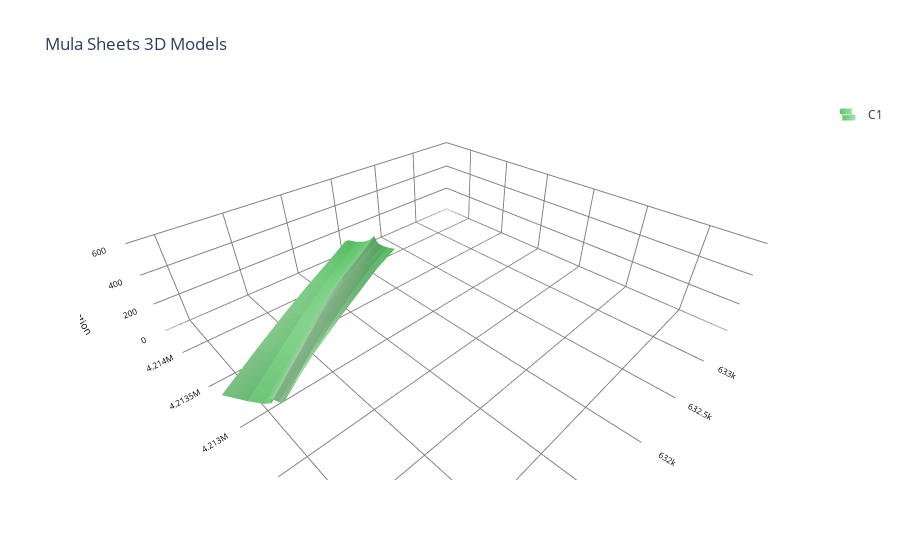

The notebook cell saved with this chart:
### Code cell
fig=go.Figure(tC11)

camera = dict(up=dict(x=0, y=0, z=1),
              center=dict(x=0, y=0, z=0),
               eye=dict(x=-1.25, y=-1.25, z=1.25) )
fig.update_layout(
    legend=go.layout.Legend(
        itemsizing='constant'  # Set the itemsizing attribute to 'constant'
    ))

fig.update_layout( title="Mula Sheets 3D Models",
                  #paper_bgcolor = 'black',
                 scene = dict(
                     xaxis=dict(title='UTM_X', 
                                tickfont = dict(size = 10,color = 'black'),
                                title_font_size=10,
                                titlefont_color='black', 
                                range=[cotasxy[0],cotasxy[1]],
                                backgroundcolor='white',
                                color='black',
                                gridcolor='gray'),
                     yaxis=dict(title='UTM_Y',
                                tickfont = dict(size = 10,color = 'black'),
                                title_font_size=10,
                                titlefont_color='black', 
                                range=[cotasxy[2],cotasxy[3]],  
                                backgroundcolor='white',
                                color='black',
                                gridcolor='gray'),
                      zaxis=dict(nticks=4,
                                tickfont = dict(size = 10,color = 'black'),
                                title='Elevation', 
                                title_font_size=10,
                                titlefont_color='black', 
                                range=[0,600],
                                backgroundcolor='white',
                                color='black', 
                                gridcolor='gray'),
                     aspectratio=dict(x=2, y=2, z=0.5)),
                     #aspectmode='data'),
                     scene_camera= camera,
                 ) 
              
fig.show()
go_offline.plot(fig,filename=FIGURESDIR+'C1_1.html',validate=True, auto_open=False)

### Figure 1 — Plotly figure (JSON) as saved in the notebook; plotly's stock layout.template omitted (floating-point values rounded to 4 significant figures)
{"data": [{"colorscale": [[0, "#59c464"], [0.3, "#73cd7d"], [0.6, "#8ed695"], [1, "#a8e0ae"]], "legendgroup": "C1", "name": "C1", "opacity": 1, "showlegend": true, "showscale": false, "type": "surface", "x": [[630300.0, 630400.0, 630500.0, 630500.0, 630500.0], [630700.0, 630800.0, 630800.0, 630800.0, 630800.0], [631000.0, 631100.0, 631200.0, 631200.0, 631200.0], [631400.0, 631400.0, 631500.0, 631500.0, 631500.0], [631700.0, 631800.0, 631800.0, 631900.0, 631900.0], [632100.0, 632100.0, 632200.0, 632200.0, 632300.0]], "y": [[4213000.0, 4213000.0, 4213000.0, 4213000.0, 4213000.0], [4213000.0, 4213000.0, 4213000.0, 4213000.0, 4213000.0], [4214000.0, 4214000.0, 4213000.0, 4213000.0, 4213000.0], [4214000.0, 4214000.0, 4214000.0, 4214000.0, 4214000.0], [4214000.0, 4214000.0, 4214000.0, 4214000.0, 4214000.0], [4214000.0, 4214000.0, 4214000.0, 4214000.0, 4214000.0]], "z": [[130, 112.5, 110, 122.5, 150], [137.2, 122.7, 122.3, 136.1, 164.0], [136.3, 125.7, 128.0, 143.3, 171.5], [126.4, 118.2, 122.0, 137.7, 165.3], [108.1, 101.1, 105.8, 122.1, 150.0], [95, 85.31, 91.25, 112.8, 150]]}, {"colorscale": [[0, "#59c464"], [0.3, "#73cd7d"], [0.6, "#8ed695"], [1, "#a8e0ae"]], "legendgroup": "C1", "name": "C1", "opacity": 1, "showlegend": false, "showscale": false, "type": "surface", "x": [[630500.0, 630500.0, 630500.0, 630500.0, 630500.0], [630800.0, 630800.0, 630900.0, 630900.0, 630900.0], [631200.0, 631200.0, 631200.0, 631200.0, 631200.0], [631500.0, 631500.0, 631500.0, 631500.0, 631500.0], [631900.0, 631900.0, 631900.0, 631900.0, 631900.0], [632300.0, 632300.0, 632300.0, 632300.0, 632300.0]], "y": [[4213000.0, 4213000.0, 4213000.0, 4213000.0, 4213000.0], [4213000.0, 4213000.0, 4213000.0, 4213000.0, 4213000.0], [4213000.0, 4213000.0, 4213000.0, 4213000.0, 4213000.0], [4214000.0, 4214000.0, 4214000.0, 4214000.0, 4214000.0], [4214000.0, 4214000.0, 4214000.0, 4214000.0, 4214000.0], [4214000.0, 4214000.0, 4214000.0, 4214000.0, 4214000.0]], "z": [[150, 150, 150, 150, 150], [164.0, 163.8, 163.6, 163.4, 163.2], [171.5, 170.8, 170.1, 169.3, 168.6], [165.3, 164.1, 163.0, 161.8, 160.7], [150.0, 147.2, 144.3, 141.5, 138.7], [150, 140, 130, 120, 110]]}, {"colorscale": [[0, "#59c464"], [0.3, "#73cd7d"], [0.6, "#8ed695"], [1, "#a8e0ae"]], "legendgroup": "C1", "name": "C1", "opacity": 1, "showlegend": false, "showscale": false, "type": "surface", "x": [[630500.0, 630500.0, 630500.0, 630600.0, 630600.0], [630900.0, 630900.0, 630900.0, 630900.0, 630900.0], [631200.0, 631200.0, 631200.0, 631200.0, 631300.0], [631500.0, 631600.0, 631600.0, 631600.0, 631600.0], [631900.0, 631900.0, 631900.0, 632000.0, 632000.0], [632300.0, 632300.0, 632300.0, 632300.0, 632400.0]], "y": [[4213000.0, 4213000.0, 4213000.0, 4213000.0, 4213000.0], [4213000.0, 4213000.0, 4213000.0, 4213000.0, 4213000.0], [4213000.0, 4213000.0, 4213000.0, 4213000.0, 4213000.0], [4214000.0, 4214000.0, 4214000.0, 4214000.0, 4214000.0], [4214000.0, 4214000.0, 4214000.0, 4214000.0, 4214000.0], [4214000.0, 4214000.0, 4214000.0, 4214000.0, 4214000.0]], "z": [[150, 139.0, 135.9, 140.7, 153.5], [163.2, 149.4, 141.8, 140.4, 145.1], [168.6, 150.8, 137.4, 128.4, 124.0], [160.7, 140.2, 123.3, 109.8, 99.9], [138.7, 118.6, 102.0, 88.78, 79.03], [110, 87.73, 70.94, 59.6, 53.74]]}], "layout": {"legend": {"itemsizing": "constant"}, "scene": {"aspectratio": {"x": 2, "y": 2, "z": 0.5}, "camera": {"center": {"x": 0, "y": 0, "z": 0}, "eye": {"x": -1.25, "y": -1.25, "z": 1.25}, "up": {"x": 0, "y": 0, "z": 1}}, "xaxis": {"backgroundcolor": "white", "color": "black", "gridcolor": "gray", "range": [630300.0, 633500.0], "tickfont": {"color": "black", "size": 10}, "title": {"font": {"color": "black", "size": 10}, "text": "UTM_X"}}, "yaxis": {"backgroundcolor": "white", "color": "black", "gridcolor": "gray", "range": [4211000.0, 4214000.0], "tickfont": {"color": "black", "size": 10}, "title": {"font": {"color": "black", "size": 10}, "text": "UTM_Y"}}, "zaxis": {"backgroundcolor": "white", "color": "black", "gridcolor": "gray", "nticks": 4, "range": [0, 600], "tickfont": {"color": "black", "size": 10}, "title": {"font": {"color": "black", "size": 10}, "text": "Elevation"}}}, "title": {"text": "Mula Sheets 3D Models"}}}
